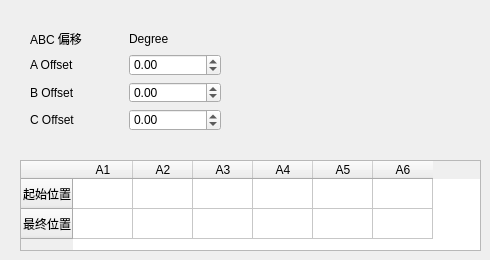
        <widget class="QWidget" name="tab_12">
         <attribute name="title">
          <string>KRL参数</string>
         </attribute>
         <widget class="QWidget" name="layoutWidget">
          <property name="geometry">
           <rect>
            <x>30</x>
            <y>30</y>
            <width>191</width>
            <height>101</height>
           </rect>
          </property>
          <layout class="QGridLayout" name="gridLayout_27">
           <item row="0" column="0">
            <widget class="QLabel" name="label_92">
             <property name="text">
              <string>ABC 偏移</string>
             </property>
            </widget>
           </item>
           <item row="1" column="0">
            <widget class="QLabel" name="label_119">
             <property name="text">
              <string>A Offset</string>
             </property>
            </widget>
           </item>
           <item row="1" column="1">
            <widget class="QDoubleSpinBox" name="ds_print_a_offset">
             <property name="minimum">
              <double>-360.000000000000000</double>
             </property>
             <property name="maximum">
              <double>360.000000000000000</double>
             </property>
             <property name="singleStep">
              <double>0.100000000000000</double>
             </property>
            </widget>
           </item>
           <item row="2" column="0">
            <widget class="QLabel" name="label_118">
             <property name="text">
              <string>B Offset</string>
             </property>
            </widget>
           </item>
           <item row="2" column="1">
            <widget class="QDoubleSpinBox" name="ds_print_b_offset">
             <property name="minimum">
              <double>-360.000000000000000</double>
             </property>
             <property name="maximum">
              <double>360.000000000000000</double>
             </property>
             <property name="singleStep">
              <double>0.100000000000000</double>
             </property>
            </widget>
           </item>
           <item row="3" column="0">
            <widget class="QLabel" name="label_120">
             <property name="text">
              <string>C Offset</string>
             </property>
            </widget>
           </item>
           <item row="3" column="1">
            <widget class="QDoubleSpinBox" name="ds_print_c_offset">
             <property name="minimum">
              <double>-360.000000000000000</double>
             </property>
             <property name="maximum">
              <double>360.000000000000000</double>
             </property>
             <property name="singleStep">
              <double>0.100000000000000</double>
             </property>
            </widget>
           </item>
           <item row="0" column="1">
            <widget class="QLabel" name="label_93">
             <property name="text">
              <string>Degree</string>
             </property>
            </widget>
           </item>
          </layout>
         </widget>
         <widget class="QTableWidget" name="tw_start_end_position">
          <property name="geometry">
           <rect>
            <x>20</x>
            <y>160</y>
            <width>461</width>
            <height>91</height>
           </rect>
          </property>
          <attribute name="horizontalHeaderDefaultSectionSize">
           <number>60</number>
          </attribute>
          <row>
           <property name="text">
            <string>起始位置</string>
           </property>
          </row>
          <row>
           <property name="text">
            <string>最终位置</string>
           </property>
          </row>
          <column>
           <property name="text">
            <string>A1</string>
           </property>
          </column>
          <column>
           <property name="text">
            <string>A2</string>
           </property>
          </column>
          <column>
           <property name="text">
            <string>A3</string>
           </property>
          </column>
          <column>
           <property name="text">
            <string>A4</string>
           </property>
          </column>
          <column>
           <property name="text">
            <string>A5</string>
           </property>
          </column>
          <column>
           <property name="text">
            <string>A6</string>
           </property>
          </column>
         </widget>
        </widget>
